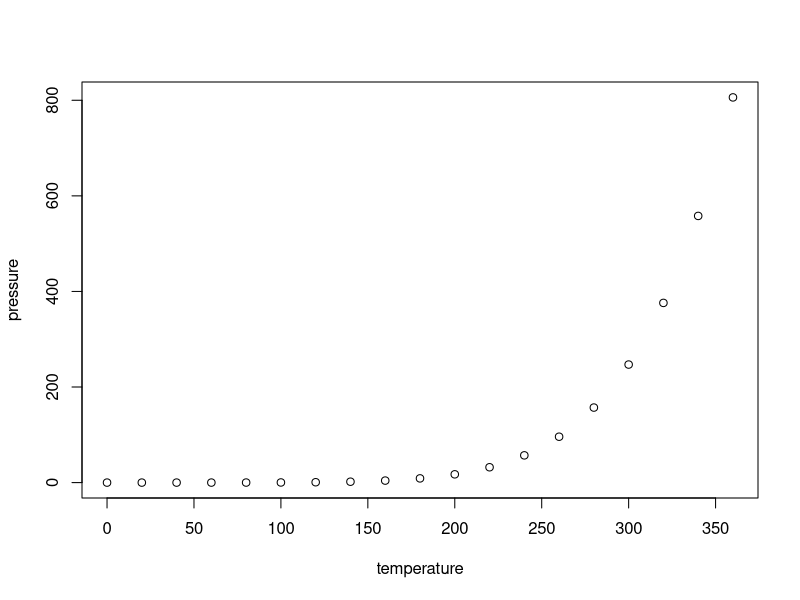
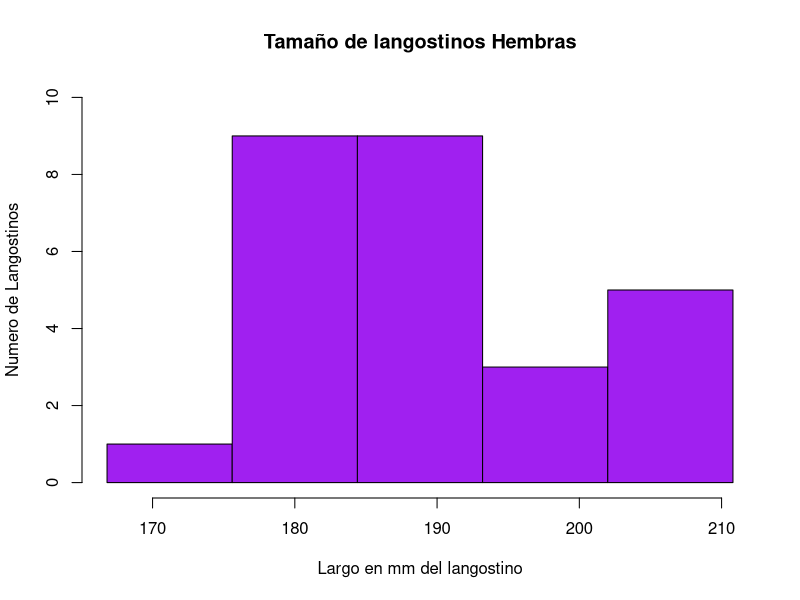
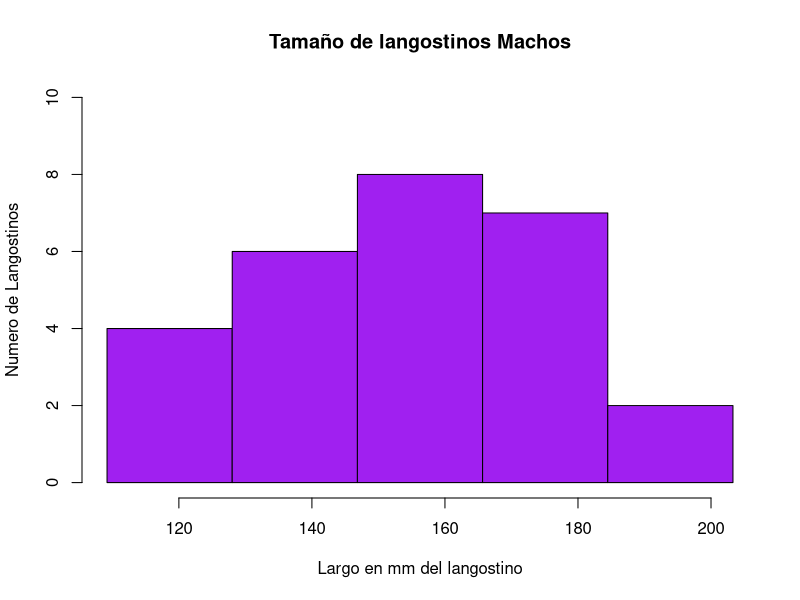

Source code (R) for these figures, in order:
## ---- chunk 1
knitr::opts_chunk$set(echo = TRUE)
## ---- chunk 2
summary(cars)
## ---- chunk 3
plot(pressure)
## ---- chunk 4
Hembras <- c( 183.2, 182.5, 166.8, 184.1, 190.0, 196.3, 183.0, 178.1, 193.3, 204.3, 193.2, 187.3, 176.5, 180.4, 185.8, 179.0, 184.3, 189.3, 188.3, 189.2, 195.5, 186.8, 189.1, 202.4, 202.2, 203.1, 210.8 )

Machos <- c( 140.9, 173.9, 118.9, 121.7, 177.4, 140.0, 173.8, 154.8, 192.7, 154.5, 177.5, 134.4, 109.2, 153.4, 175.0, 150.7, 138.7, 169.8, 203.3, 136.7, 153.9, 163.0, 165.3, 176.7, 137.7, 126.7, 150.0 )
## ---- chunk 5
HembrasSort <- sort(Hembras,decreasing = FALSE)
frq <- (max(HembrasSort) - min(HembrasSort))/5
hist(x = HembrasSort,main="Tamaño de langostinos Hembras",col = 'purple', breaks = seq(min(HembrasSort),max(HembrasSort),frq),xlab = 'Largo en mm del langostino',ylab = 'Numero de Langostinos',ylim = c(0,10),xlim = c(min(Hembras),max(Hembras)))
## ---- chunk 6
MachosSort <- sort(Machos,decreasing = FALSE)
frq <- (max(MachosSort) - min(MachosSort))/5
hist(x = MachosSort,main="Tamaño de langostinos Machos",col = 'purple', breaks = seq(min(MachosSort),max(MachosSort),frq),xlab = 'Largo en mm del langostino',ylab = 'Numero de Langostinos',ylim = c(0,10),xlim = c(min(Machos),max(Machos)))
## ---- chunk 7
promHembras <- mean(Hembras)
desvHembras <- sd(Hembras)

sprintf("Promedio de tamano en hembras: %f",promHembras)
sprintf("Devisación estandar: %f",desvHembras)

## ---- chunk 8
promMachos <- mean(Machos)
desvMachos <- sd(Machos)

sprintf("Promedio de tamano en hembras: %f",promMachos)
sprintf("Devisación estandar: %f",desvMachos)

## ---- chunk 9

p <- 0.001
X <- pbinom(0,25,0.0015,FALSE)

